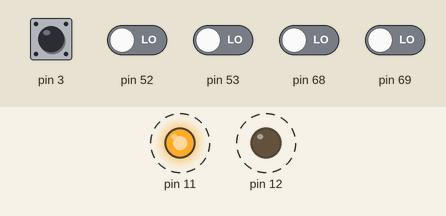
Recording of a sketch running on a simulated Arduino Mega 2560, built with avr-gcc and run on an emulated ATmega2560. Shown: output pins drawn as LEDs (lit = HIGH). Dashed ring = blinking. The test bench sets the inputs (shaded band); at power-on: pin 3 HIGH, pin 52, pin 53, pin 68, pin 69 LOW. What the sketch prints to the serial monitor is not drawn.

Above: at 1.29 s.
1.3 s: pin 52 driven HIGH
Timing chart, 0 to 10.3 s (numbered marks = the images above; inputs shaded):
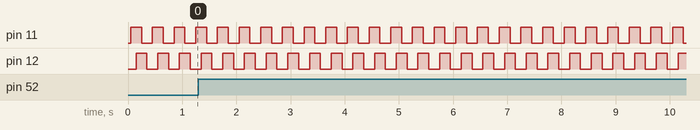

The sketch:

Encoder_Pin_Change.ino
```cpp
// C++ code
// Quadrature Encoder signal generation using timer 1 and decoding
// using Pin Change Interrupts PCI0 and PCI2.
// Using two different ports to minimize required testing on interrupts.
// Connect wires from Mega Pins 11..12 to Pins 53..52 for PCI0 counter.
// Connect wires from Mega Pins 11..12 to Pins A15..A14 for PCI2 counter.
// Reversing wires will reverse count direction.
// Pin 3 (Interrupt 5) with pullup enabled can be grounded momentarily to
//   run interrupt service routine (ISR) that swaps OCR1A and OCR1B values
//   to change phase of OC1A and OC1B which reverses direction of count.
//
// Waveform toggles once each Timer 1 count from 0 to Top.
// Each cycle has 2 toggles.

#define GrayPeriod .1 // Grey Code Period = 1/(2 * Frequency)
#define T1top GrayPeriod / .000032  // 16 MHz MCU clock
#define PulseA T1top / 4 // Toggle Pulse at 1/4 count
#define PulseB 3 * T1top / 4 // Toggle Pulse at 3/4 count

volatile long int enCount0 = 0L;
volatile long int enCount2 = 0L;
volatile bool newEnc0 = false;
volatile bool newEnc2 = false;

void setup()
{
  Serial.begin(115200);
  // Configure Input and Output pins.
  DDRB = DDRB | 0x60 ;  //Mega Pins 11 (OC1A) and 12 (OC1B) Output
  DDRB = DDRB & 0xFC ; //Mega Pin 52 PB1 and Pin 53 PB0 Encoder Input
  DDRK = DDRK & 0xFC; //Mega PK7 (Pin A15) and PK6 (Pin A14) Input for encoder
  DDRE = DDRE & 0xDF; // Mega Pin 3 External Interrupt 5 input
  PORTE = PORTE | 0x20; // Mega Pin 3 Pull-Up Resistor Enabled

  //--- Pin Change Interrupt 0 and 2 used for quadrature encoder inputs. ---
  PCMSK0 = (1<<PCINT1)|(1<<PCINT0); // Encoder 0 Inputs Mega Pins 53 and 52
  PCMSK2 = (1<<PCINT23)|(1<<PCINT22); // Encoder 2 Inputs Pins A15 and A14
  PCICR = (1<<PCIE2)|(1<<PCIE0); // Enable Pin Change Interrupts 2 and 0


  //---Generate Gray Code Output on OC1A and OC1B so simulate encoder signals---
  //---  OC1A..B are +/- 90 degrees out of phase using Waveform Generation CTC Mode 12. ---
  //---  Compare Output Modes set to toggle pins on compare match. ---
  TCCR1A = 0;   // Clear config to allow immediate updates of registers.
  TCCR1B = 0;
  ICR1 = T1top;
  OCR1A = PulseA; // Toggle on compare match at .25 * ICR1 value
  OCR1B = PulseB; // Toggle on compare match at .75 * ICR1 value
  TCCR1A = (0<<COM1A1)|(1<<COM1A0)|(0<<COM1B1)|(1<<COM1B0)|(0<<WGM11)|(0<<WGM10);
  //TCCR1B = (1<<WGM13)|(1<<WGM12)|(1<<CS12)|(0<<CS11)|(0<<CS10);
  TCCR1B = (1<<WGM13)|(1<<WGM12)|(1<<CS12)|(0<<CS11)|(1<<CS10); //For testing

//----External Interrupt Pin to change OC1A..B Phase to +90/-90 -------------
  EICRB = (1<<ISC51)|(0<<ISC50);
  EIMSK = (1<<INT5);

  Serial.print("OCR1A: ");
  Serial.println(OCR1A);
  Serial.print("OCR1B: ");
  Serial.println(OCR1B);
}

void loop()
{

  if(newEnc0)
  {
    Serial.print("Count 0: ");
    Serial.println(enCount0);
    newEnc0 = false;
  }
  if(newEnc2)
  {
    Serial.print("Count 2: ");
    Serial.println(enCount2);
    newEnc2 = false;
  }
}


ISR(PCINT2_vect) //PortK PK0..PK1 Mega Pins A8..A9
{
  static uint8_t preSig2 = 0; // Declare variable first time
  // Determine which pin triggered interrupt using XOR.
  uint8_t Enc2 = PINK & 0xC0;
  uint8_t EncAB = Enc2 ^ preSig2;
  switch (EncAB)
  {
    case 0x80:  // Pin PK7 (A15) Changed
      enCount2 += (Enc2 == 0xC0 || Enc2 == 0x00) ? 1: -1;
      break;
    case 0x40:  // Pin PK6 (A14) Changed
      enCount2 += (Enc2 == 0xC0 || Enc2 == 0x00) ? -1: 1;
        break;
  }
  preSig2 = Enc2;
  newEnc2 = true;
}

ISR(PCINT0_vect) //PortB Mega Pins 53..52
{
  static uint8_t preSig0 = 0; // Declare variable first time
  // Determine which pin triggered interrupt using XOR.
  uint8_t Enc0 = PINB & 0x03;
  uint8_t EncAB = Enc0 ^ preSig0;
  switch (EncAB)
  {
    case 0x01:  // Pin PB0 (53) Changed
      enCount0 += (Enc0 == 0x03 || Enc0 == 0x00) ? 1: -1;
      break;
    case 0x02:  // Pin PB1 (52) Changed
      enCount0 += (Enc0 == 0x03 || Enc0 == 0x00) ? -1: 1;
        break;
  }
  preSig0 = Enc0;
  newEnc0 = true;
}

ISR(INT5_vect)
{
    // Swapping OCR1A and OCR1B values changes phases of
    // OC1A and OC1B to +/- 90 deg.
    unsigned int temp = OCR1B;
    OCR1B = OCR1A;
    OCR1A = temp;
}
```

Measured:
- by itself, pin 11, pin 12: alternates HIGH for 0.20 s and LOW for 0.20 s
